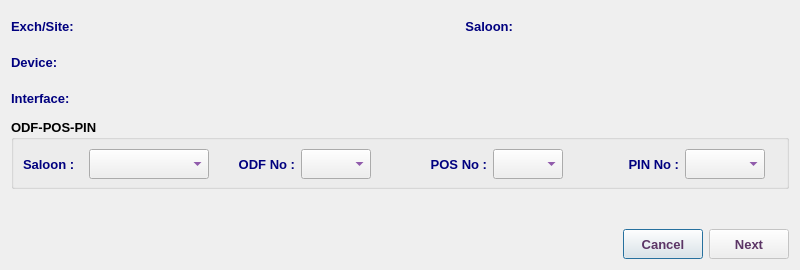
<?xml version="1.0" encoding="UTF-8"?>
<ui version="4.0">
 <class>PortByPortOdfRequestDialog</class>
 <widget class="QDialog" name="PortByPortOdfRequestDialog">
  <property name="geometry">
   <rect>
    <x>0</x>
    <y>0</y>
    <width>800</width>
    <height>270</height>
   </rect>
  </property>
  <property name="minimumSize">
   <size>
    <width>800</width>
    <height>270</height>
   </size>
  </property>
  <property name="maximumSize">
   <size>
    <width>801</width>
    <height>271</height>
   </size>
  </property>
  <property name="windowTitle">
   <string>Port-By-Port ODF Assignment</string>
  </property>
  <property name="windowIcon">
   <iconset resource="../../../../image.qrc">
    <normaloff>:/Image/fiber.png</normaloff>:/Image/fiber.png</iconset>
  </property>
  <layout class="QVBoxLayout" name="verticalLayout">
   <item>
    <layout class="QHBoxLayout" name="horizontalLayout_2">
     <item>
      <widget class="QLabel" name="label_5">
       <property name="minimumSize">
        <size>
         <width>110</width>
         <height>30</height>
        </size>
       </property>
       <property name="maximumSize">
        <size>
         <width>110</width>
         <height>30</height>
        </size>
       </property>
       <property name="font">
        <font>
         <family>Tahoma</family>
         <pointsize>10</pointsize>
         <weight>75</weight>
         <bold>true</bold>
        </font>
       </property>
       <property name="styleSheet">
        <string notr="true">color: rgb(0, 0, 127);</string>
       </property>
       <property name="text">
        <string>Exch/Site:</string>
       </property>
       <property name="alignment">
        <set>Qt::AlignLeading|Qt::AlignLeft|Qt::AlignVCenter</set>
       </property>
      </widget>
     </item>
     <item>
      <widget class="QLabel" name="exchLbl">
       <property name="sizePolicy">
        <sizepolicy hsizetype="Expanding" vsizetype="Preferred">
         <horstretch>0</horstretch>
         <verstretch>0</verstretch>
        </sizepolicy>
       </property>
       <property name="minimumSize">
        <size>
         <width>300</width>
         <height>30</height>
        </size>
       </property>
       <property name="maximumSize">
        <size>
         <width>700</width>
         <height>30</height>
        </size>
       </property>
       <property name="font">
        <font>
         <family>Tahoma</family>
         <pointsize>10</pointsize>
         <weight>75</weight>
         <bold>true</bold>
        </font>
       </property>
       <property name="styleSheet">
        <string notr="true">color: rgb(85, 0, 127);</string>
       </property>
       <property name="text">
        <string/>
       </property>
       <property name="alignment">
        <set>Qt::AlignLeading|Qt::AlignLeft|Qt::AlignVCenter</set>
       </property>
      </widget>
     </item>
     <item>
      <widget class="QLabel" name="label_7">
       <property name="minimumSize">
        <size>
         <width>80</width>
         <height>30</height>
        </size>
       </property>
       <property name="maximumSize">
        <size>
         <width>110</width>
         <height>30</height>
        </size>
       </property>
       <property name="font">
        <font>
         <family>Tahoma</family>
         <pointsize>10</pointsize>
         <weight>75</weight>
         <bold>true</bold>
        </font>
       </property>
       <property name="styleSheet">
        <string notr="true">color: rgb(0, 0, 127);</string>
       </property>
       <property name="text">
        <string>Saloon:</string>
       </property>
       <property name="alignment">
        <set>Qt::AlignRight|Qt::AlignTrailing|Qt::AlignVCenter</set>
       </property>
      </widget>
     </item>
     <item>
      <widget class="QLabel" name="saloonLbl">
       <property name="sizePolicy">
        <sizepolicy hsizetype="Expanding" vsizetype="Preferred">
         <horstretch>0</horstretch>
         <verstretch>0</verstretch>
        </sizepolicy>
       </property>
       <property name="minimumSize">
        <size>
         <width>100</width>
         <height>30</height>
        </size>
       </property>
       <property name="maximumSize">
        <size>
         <width>700</width>
         <height>30</height>
        </size>
       </property>
       <property name="font">
        <font>
         <family>Tahoma</family>
         <pointsize>10</pointsize>
         <weight>75</weight>
         <bold>true</bold>
        </font>
       </property>
       <property name="styleSheet">
        <string notr="true">color: rgb(85, 0, 127);</string>
       </property>
       <property name="text">
        <string/>
       </property>
       <property name="alignment">
        <set>Qt::AlignLeading|Qt::AlignLeft|Qt::AlignVCenter</set>
       </property>
      </widget>
     </item>
    </layout>
   </item>
   <item>
    <layout class="QHBoxLayout" name="horizontalLayout_3">
     <item>
      <widget class="QLabel" name="label_6">
       <property name="minimumSize">
        <size>
         <width>110</width>
         <height>30</height>
        </size>
       </property>
       <property name="maximumSize">
        <size>
         <width>110</width>
         <height>30</height>
        </size>
       </property>
       <property name="font">
        <font>
         <family>Tahoma</family>
         <pointsize>10</pointsize>
         <weight>75</weight>
         <bold>true</bold>
        </font>
       </property>
       <property name="styleSheet">
        <string notr="true">color: rgb(0, 0, 127);</string>
       </property>
       <property name="text">
        <string>Device:</string>
       </property>
       <property name="alignment">
        <set>Qt::AlignLeading|Qt::AlignLeft|Qt::AlignVCenter</set>
       </property>
      </widget>
     </item>
     <item>
      <widget class="QLabel" name="deviceLbl">
       <property name="sizePolicy">
        <sizepolicy hsizetype="Expanding" vsizetype="Preferred">
         <horstretch>0</horstretch>
         <verstretch>0</verstretch>
        </sizepolicy>
       </property>
       <property name="minimumSize">
        <size>
         <width>300</width>
         <height>30</height>
        </size>
       </property>
       <property name="maximumSize">
        <size>
         <width>700</width>
         <height>30</height>
        </size>
       </property>
       <property name="font">
        <font>
         <family>Tahoma</family>
         <pointsize>10</pointsize>
         <weight>75</weight>
         <bold>true</bold>
        </font>
       </property>
       <property name="styleSheet">
        <string notr="true">color: rgb(85, 0, 127);</string>
       </property>
       <property name="text">
        <string/>
       </property>
       <property name="alignment">
        <set>Qt::AlignLeading|Qt::AlignLeft|Qt::AlignVCenter</set>
       </property>
      </widget>
     </item>
    </layout>
   </item>
   <item>
    <layout class="QHBoxLayout" name="horizontalLayout_4">
     <item>
      <widget class="QLabel" name="label_8">
       <property name="minimumSize">
        <size>
         <width>110</width>
         <height>30</height>
        </size>
       </property>
       <property name="maximumSize">
        <size>
         <width>110</width>
         <height>30</height>
        </size>
       </property>
       <property name="font">
        <font>
         <family>Tahoma</family>
         <pointsize>10</pointsize>
         <weight>75</weight>
         <bold>true</bold>
        </font>
       </property>
       <property name="styleSheet">
        <string notr="true">color: rgb(0, 0, 127);</string>
       </property>
       <property name="text">
        <string>Interface: </string>
       </property>
       <property name="alignment">
        <set>Qt::AlignLeading|Qt::AlignLeft|Qt::AlignVCenter</set>
       </property>
      </widget>
     </item>
     <item>
      <widget class="QLabel" name="intLbl">
       <property name="sizePolicy">
        <sizepolicy hsizetype="Expanding" vsizetype="Preferred">
         <horstretch>0</horstretch>
         <verstretch>0</verstretch>
        </sizepolicy>
       </property>
       <property name="minimumSize">
        <size>
         <width>300</width>
         <height>30</height>
        </size>
       </property>
       <property name="maximumSize">
        <size>
         <width>700</width>
         <height>30</height>
        </size>
       </property>
       <property name="font">
        <font>
         <family>Tahoma</family>
         <pointsize>10</pointsize>
         <weight>75</weight>
         <bold>true</bold>
        </font>
       </property>
       <property name="styleSheet">
        <string notr="true">color: rgb(164, 0, 0);</string>
       </property>
       <property name="text">
        <string/>
       </property>
       <property name="alignment">
        <set>Qt::AlignLeading|Qt::AlignLeft|Qt::AlignVCenter</set>
       </property>
      </widget>
     </item>
    </layout>
   </item>
   <item>
    <widget class="QGroupBox" name="odfGB">
     <property name="minimumSize">
      <size>
       <width>730</width>
       <height>70</height>
      </size>
     </property>
     <property name="maximumSize">
      <size>
       <width>1000</width>
       <height>70</height>
      </size>
     </property>
     <property name="font">
      <font>
       <family>Tahoma</family>
       <pointsize>10</pointsize>
       <weight>75</weight>
       <bold>true</bold>
      </font>
     </property>
     <property name="styleSheet">
      <string notr="true"/>
     </property>
     <property name="title">
      <string>ODF-POS-PIN</string>
     </property>
     <layout class="QHBoxLayout" name="horizontalLayout">
      <item>
       <widget class="QLabel" name="label_27">
        <property name="minimumSize">
         <size>
          <width>60</width>
          <height>30</height>
         </size>
        </property>
        <property name="maximumSize">
         <size>
          <width>60</width>
          <height>30</height>
         </size>
        </property>
        <property name="font">
         <font>
          <family>Tahoma</family>
          <pointsize>10</pointsize>
          <weight>75</weight>
          <bold>true</bold>
         </font>
        </property>
        <property name="styleSheet">
         <string notr="true">color: rgb(0, 0, 127);</string>
        </property>
        <property name="text">
         <string>Saloon :</string>
        </property>
       </widget>
      </item>
      <item>
       <widget class="QComboBox" name="odfSaloonCB">
        <property name="sizePolicy">
         <sizepolicy hsizetype="Preferred" vsizetype="Preferred">
          <horstretch>0</horstretch>
          <verstretch>0</verstretch>
         </sizepolicy>
        </property>
        <property name="minimumSize">
         <size>
          <width>120</width>
          <height>30</height>
         </size>
        </property>
        <property name="maximumSize">
         <size>
          <width>120</width>
          <height>30</height>
         </size>
        </property>
        <property name="font">
         <font>
          <family>Tahoma</family>
          <pointsize>10</pointsize>
          <weight>75</weight>
          <bold>true</bold>
         </font>
        </property>
        <property name="styleSheet">
         <string notr="true">color: rgb(85, 0, 127);</string>
        </property>
       </widget>
      </item>
      <item>
       <widget class="QLabel" name="label_4">
        <property name="minimumSize">
         <size>
          <width>80</width>
          <height>30</height>
         </size>
        </property>
        <property name="maximumSize">
         <size>
          <width>80</width>
          <height>30</height>
         </size>
        </property>
        <property name="font">
         <font>
          <family>Tahoma</family>
          <pointsize>10</pointsize>
          <weight>75</weight>
          <bold>true</bold>
         </font>
        </property>
        <property name="styleSheet">
         <string notr="true">color: rgb(0, 0, 127);</string>
        </property>
        <property name="text">
         <string>ODF No :</string>
        </property>
        <property name="alignment">
         <set>Qt::AlignRight|Qt::AlignTrailing|Qt::AlignVCenter</set>
        </property>
       </widget>
      </item>
      <item>
       <widget class="QComboBox" name="odfCB">
        <property name="sizePolicy">
         <sizepolicy hsizetype="Preferred" vsizetype="Preferred">
          <horstretch>0</horstretch>
          <verstretch>0</verstretch>
         </sizepolicy>
        </property>
        <property name="minimumSize">
         <size>
          <width>70</width>
          <height>30</height>
         </size>
        </property>
        <property name="maximumSize">
         <size>
          <width>70</width>
          <height>30</height>
         </size>
        </property>
        <property name="font">
         <font>
          <family>Tahoma</family>
          <pointsize>10</pointsize>
          <weight>75</weight>
          <bold>true</bold>
         </font>
        </property>
        <property name="styleSheet">
         <string notr="true">color: rgb(85, 0, 127);</string>
        </property>
       </widget>
      </item>
      <item>
       <widget class="QLabel" name="label_10">
        <property name="minimumSize">
         <size>
          <width>110</width>
          <height>30</height>
         </size>
        </property>
        <property name="maximumSize">
         <size>
          <width>110</width>
          <height>30</height>
         </size>
        </property>
        <property name="font">
         <font>
          <family>Tahoma</family>
          <pointsize>10</pointsize>
          <weight>75</weight>
          <bold>true</bold>
         </font>
        </property>
        <property name="styleSheet">
         <string notr="true">color: rgb(0, 0, 127);</string>
        </property>
        <property name="text">
         <string>POS No :</string>
        </property>
        <property name="alignment">
         <set>Qt::AlignRight|Qt::AlignTrailing|Qt::AlignVCenter</set>
        </property>
       </widget>
      </item>
      <item>
       <widget class="QComboBox" name="posCB">
        <property name="sizePolicy">
         <sizepolicy hsizetype="Preferred" vsizetype="Preferred">
          <horstretch>0</horstretch>
          <verstretch>0</verstretch>
         </sizepolicy>
        </property>
        <property name="minimumSize">
         <size>
          <width>70</width>
          <height>30</height>
         </size>
        </property>
        <property name="maximumSize">
         <size>
          <width>70</width>
          <height>30</height>
         </size>
        </property>
        <property name="font">
         <font>
          <family>Tahoma</family>
          <pointsize>10</pointsize>
          <weight>75</weight>
          <bold>true</bold>
         </font>
        </property>
        <property name="styleSheet">
         <string notr="true">color: rgb(85, 0, 127);</string>
        </property>
       </widget>
      </item>
      <item>
       <widget class="QLabel" name="label_28">
        <property name="minimumSize">
         <size>
          <width>110</width>
          <height>30</height>
         </size>
        </property>
        <property name="maximumSize">
         <size>
          <width>110</width>
          <height>30</height>
         </size>
        </property>
        <property name="font">
         <font>
          <family>Tahoma</family>
          <pointsize>10</pointsize>
          <weight>75</weight>
          <bold>true</bold>
         </font>
        </property>
        <property name="styleSheet">
         <string notr="true">color: rgb(0, 0, 127);</string>
        </property>
        <property name="text">
         <string>PIN No :</string>
        </property>
        <property name="alignment">
         <set>Qt::AlignRight|Qt::AlignTrailing|Qt::AlignVCenter</set>
        </property>
       </widget>
      </item>
      <item>
       <widget class="QComboBox" name="pinCB">
        <property name="sizePolicy">
         <sizepolicy hsizetype="Preferred" vsizetype="Preferred">
          <horstretch>0</horstretch>
          <verstretch>0</verstretch>
         </sizepolicy>
        </property>
        <property name="minimumSize">
         <size>
          <width>80</width>
          <height>30</height>
         </size>
        </property>
        <property name="maximumSize">
         <size>
          <width>80</width>
          <height>30</height>
         </size>
        </property>
        <property name="font">
         <font>
          <family>Tahoma</family>
          <pointsize>10</pointsize>
          <weight>75</weight>
          <bold>true</bold>
         </font>
        </property>
        <property name="styleSheet">
         <string notr="true">color: rgb(85, 0, 127);</string>
        </property>
       </widget>
      </item>
      <item>
       <spacer name="horizontalSpacer_5">
        <property name="font">
         <font>
          <family>Tahoma</family>
          <pointsize>10</pointsize>
         </font>
        </property>
        <property name="orientation">
         <enum>Qt::Horizontal</enum>
        </property>
        <property name="sizeHint" stdset="0">
         <size>
          <width>40</width>
          <height>20</height>
         </size>
        </property>
       </spacer>
      </item>
     </layout>
    </widget>
   </item>
   <item>
    <spacer name="verticalSpacer">
     <property name="font">
      <font>
       <family>Tahoma</family>
       <pointsize>10</pointsize>
      </font>
     </property>
     <property name="orientation">
      <enum>Qt::Vertical</enum>
     </property>
     <property name="sizeHint" stdset="0">
      <size>
       <width>20</width>
       <height>181</height>
      </size>
     </property>
    </spacer>
   </item>
   <item>
    <layout class="QHBoxLayout" name="horizontalLayout_5">
     <item>
      <spacer name="horizontalSpacer_4">
       <property name="font">
        <font>
         <family>Tahoma</family>
         <pointsize>10</pointsize>
        </font>
       </property>
       <property name="orientation">
        <enum>Qt::Horizontal</enum>
       </property>
       <property name="sizeHint" stdset="0">
        <size>
         <width>40</width>
         <height>20</height>
        </size>
       </property>
      </spacer>
     </item>
     <item>
      <widget class="QPushButton" name="cancelBtn">
       <property name="sizePolicy">
        <sizepolicy hsizetype="Preferred" vsizetype="Preferred">
         <horstretch>0</horstretch>
         <verstretch>0</verstretch>
        </sizepolicy>
       </property>
       <property name="minimumSize">
        <size>
         <width>50</width>
         <height>30</height>
        </size>
       </property>
       <property name="maximumSize">
        <size>
         <width>200</width>
         <height>30</height>
        </size>
       </property>
       <property name="font">
        <font>
         <family>Tahoma</family>
         <pointsize>10</pointsize>
         <weight>75</weight>
         <bold>true</bold>
        </font>
       </property>
       <property name="styleSheet">
        <string notr="true">color: rgb(92, 53, 102);</string>
       </property>
       <property name="text">
        <string>Cancel</string>
       </property>
      </widget>
     </item>
     <item>
      <widget class="QPushButton" name="okBtn">
       <property name="enabled">
        <bool>false</bool>
       </property>
       <property name="sizePolicy">
        <sizepolicy hsizetype="Preferred" vsizetype="Preferred">
         <horstretch>0</horstretch>
         <verstretch>0</verstretch>
        </sizepolicy>
       </property>
       <property name="minimumSize">
        <size>
         <width>80</width>
         <height>30</height>
        </size>
       </property>
       <property name="maximumSize">
        <size>
         <width>200</width>
         <height>30</height>
        </size>
       </property>
       <property name="font">
        <font>
         <family>Tahoma</family>
         <pointsize>10</pointsize>
         <weight>75</weight>
         <bold>true</bold>
        </font>
       </property>
       <property name="styleSheet">
        <string notr="true">color: rgb(92, 53, 102);</string>
       </property>
       <property name="text">
        <string>Next</string>
       </property>
       <property name="icon">
        <iconset resource="../../../../image.qrc">
         <normaloff>:/Image/next.png</normaloff>:/Image/next.png</iconset>
       </property>
       <property name="iconSize">
        <size>
         <width>20</width>
         <height>20</height>
        </size>
       </property>
      </widget>
     </item>
    </layout>
   </item>
  </layout>
 </widget>
 <tabstops>
  <tabstop>odfSaloonCB</tabstop>
  <tabstop>odfCB</tabstop>
  <tabstop>posCB</tabstop>
  <tabstop>pinCB</tabstop>
  <tabstop>okBtn</tabstop>
  <tabstop>cancelBtn</tabstop>
 </tabstops>
 <resources>
  <include location="../../../../image.qrc"/>
 </resources>
 <connections/>
</ui>
